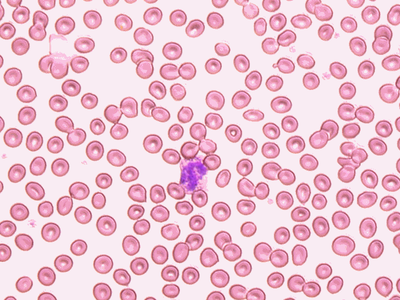
#> input picture Graph-Segmentation-First-Attempts/red_blood_cells.png, 400 x 300 px
$ jupyter execute ImageFiltering.ipynb
#> lines starting #> are read from the running program, lines starting #| are printed output that depends on the picture
# Image filtering #

In this notebook we present various ways of image filtering problem.

Importing proper modules

[cell 1]
from PIL import Image, ImageFilter
from skimage import io, filters
import numpy as np

Loading the test image. Feel free to try your own images.

[cell 2]
im = Image.open("red_blood_cells.png")
#> im is the input picture: PIL image 400x300 RGBA; mean R, G, B, A 239.1, 197.9, 212.8, 255
im

[cell 3]
im_arr = np.array(im)

### Let's try PIL filters ###

[cell 4]
f1 = im.filter(ImageFilter.CONTOUR)
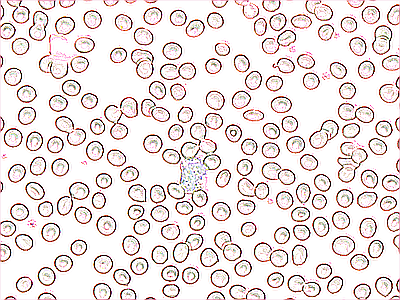
#> f1: PIL image 400x300 RGBA; mean R, G, B, A 234.2, 223.4, 222.6, 255
f1

[cell 5]
f2 = im.filter(ImageFilter.BLUR)
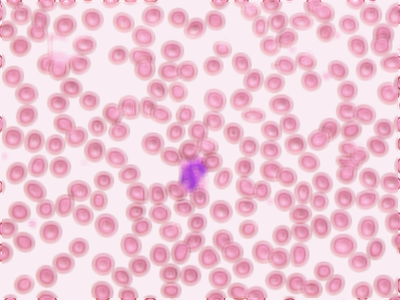
#> f2: PIL image 400x300 RGBA; mean R, G, B, A 239.1, 197.9, 212.8, 255
f2

[cell 6]
f3 = im.filter(ImageFilter.DETAIL)
f3

[cell 7]
f4 = im.filter(ImageFilter.EDGE_ENHANCE)
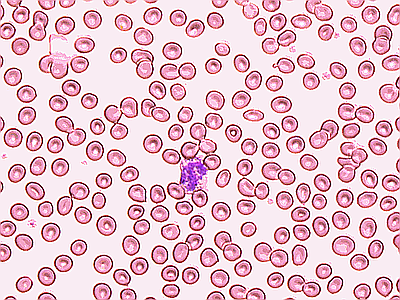
#> f4: PIL image 400x300 RGBA; mean R, G, B, A 231.4, 192.8, 205.4, 255
f4

[cell 8]
f5 = im.filter(ImageFilter.EDGE_ENHANCE_MORE)
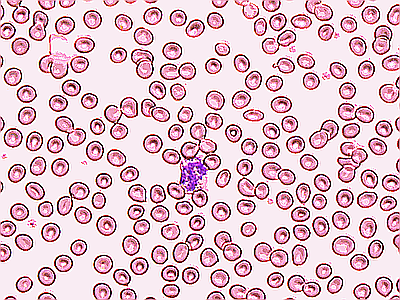
#> f5: PIL image 400x300 RGBA; mean R, G, B, A 224.3, 189.9, 201.7, 255
f5

[cell 9]
f6 = im.filter(ImageFilter.EMBOSS)
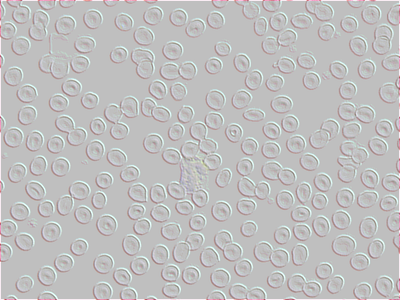
#> f6: PIL image 400x300 RGBA; mean R, G, B, A 129.3, 128.7, 128.9, 129.5; transparent parts drawn white
f6

[cell 10]
f7 = im.filter(ImageFilter.SMOOTH)
f7

[cell 11]
f8 = im.filter(ImageFilter.SMOOTH_MORE)
f8

[cell 12]
f9 = im.filter(ImageFilter.SHARPEN)
f9

### Skimage filters###

[cell 13]
f10 = filters.sobel(im_arr[:,:,1])
io.imshow(f10)
io.show()

[cell 14]
f11 = filters.gaussian(im_arr[:,:,1])
io.imshow(f11)
io.show()

[cell 15]
f12 = filters.median(im_arr[:,:,1])
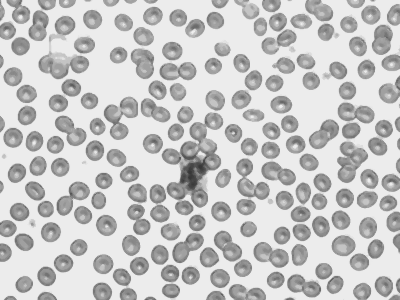
#> f12: shape (300, 400); min 56, max 239, mean 199.1
io.imshow(f12)
io.show()

[cell 16]
f13 = filters.scharr(im_arr[:,:,1])
io.imshow(f13)
io.show()

[cell 17]
f14 = filters.prewitt(im_arr[:,:,1])
io.imshow(f14)
io.show()

[cell 18]
f15 = filters.roberts(im_arr[:,:,1])
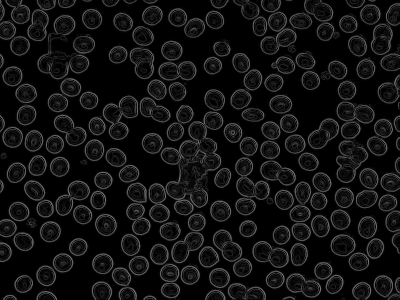
#> f15: shape (300, 400) float64; min 0, max 0.499, mean 0.069
io.imshow(f15)
io.show()

[cell 19]
f16 = filters.laplace(im_arr[:,:,1])
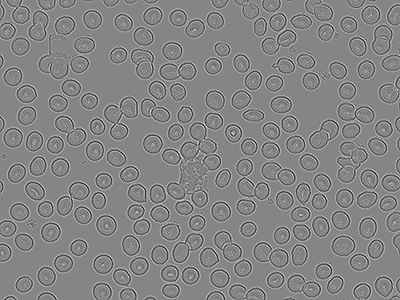
#> f16: shape (300, 400) float64; min -1.12, max 1.02, mean -8.92e-18; drawn with min black and max white
io.imshow(f16)
io.show()

[cell 20]
f17 = filters.frangi(im_arr[:,:,1])
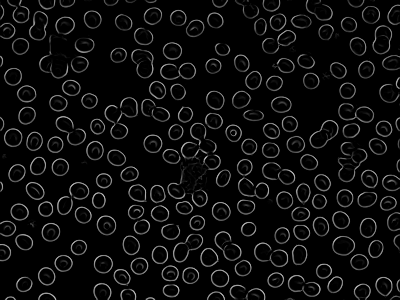
#> f17: shape (300, 400) float64; min 0, max 0.765, mean 0.0527
io.imshow(f17)
io.show()

[cell 21]
f18 = filters.hessian(im_arr[:,:,1])
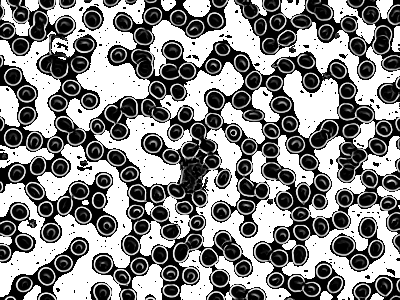
#> f18: shape (300, 400) float64; min 1.48e-323, max 1, mean 0.526
io.imshow(f18)
io.show()

$ run again, with Graph-Segmentation-First-Attempts/comp1.png copied over Graph-Segmentation-First-Attempts/red_blood_cells.png
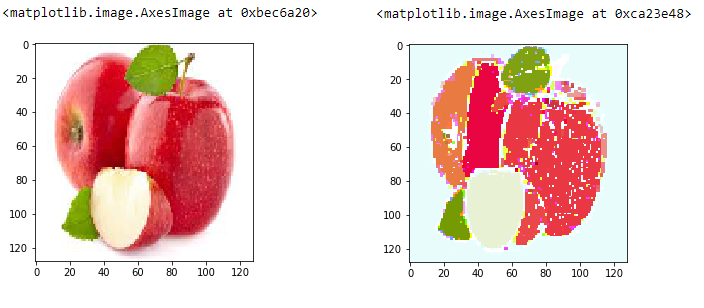
#> input picture Graph-Segmentation-First-Attempts/comp1.png, 704 x 308 px
#> im is the input picture: PIL image 704x308 RGBA; mean R, G, B, A 238, 213.3, 209.5, 255
#> `f17 = filters.frangi(im_arr[:,:,1])`:
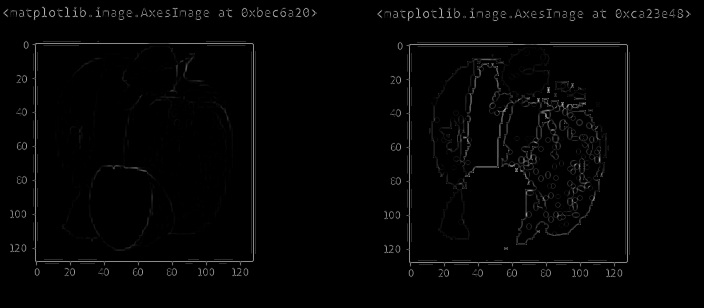
#> f17: shape (308, 704) float64; min 0, max 0.742, mean 0.0159
#> `f18 = filters.hessian(im_arr[:,:,1])`:
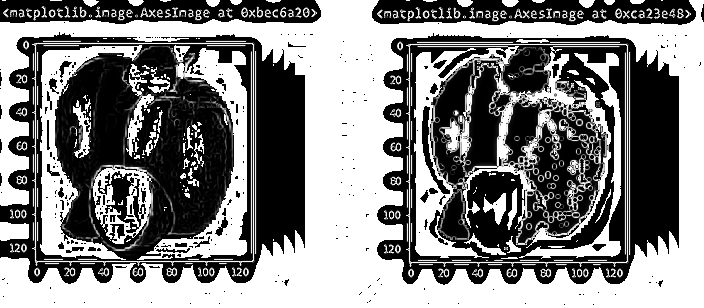
#> f18: shape (308, 704) float64; min 4.94e-324, max 1, mean 0.516

$ run again, with Graph-Segmentation-First-Attempts/comp2.png copied over Graph-Segmentation-First-Attempts/red_blood_cells.png
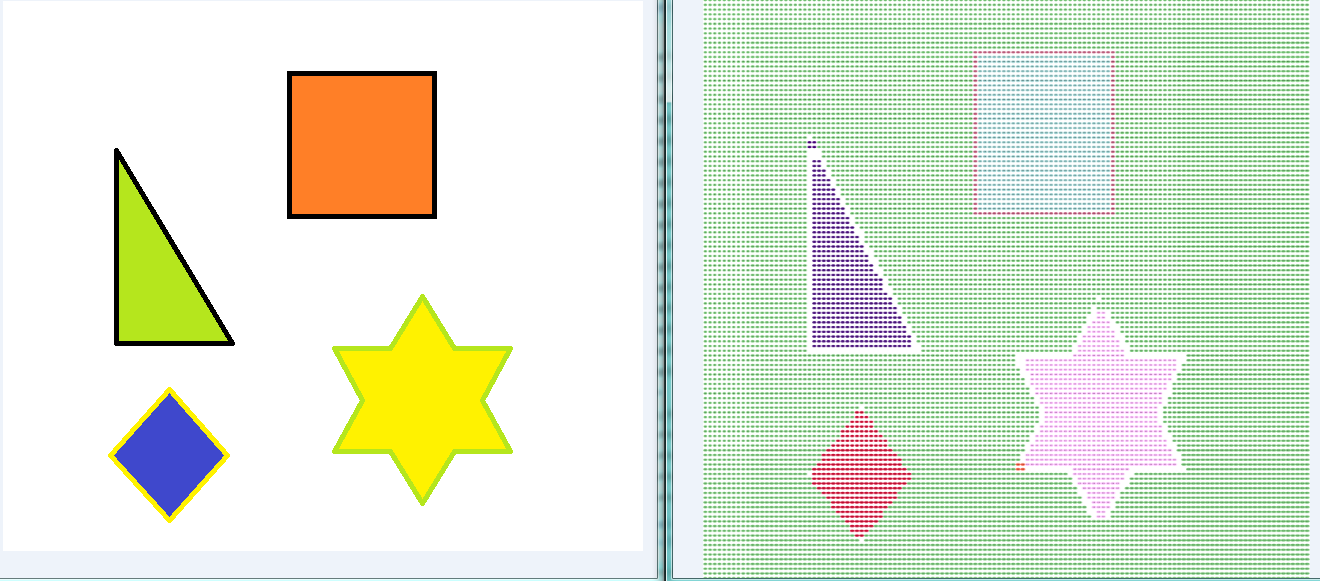
#> input picture Graph-Segmentation-First-Attempts/comp2.png, 1320 x 584 px
#> im is the input picture: PIL image 1320x584 RGBA; mean R, G, B, A 225.4, 233.1, 214, 255
#> `f18 = filters.hessian(im_arr[:,:,1])`:
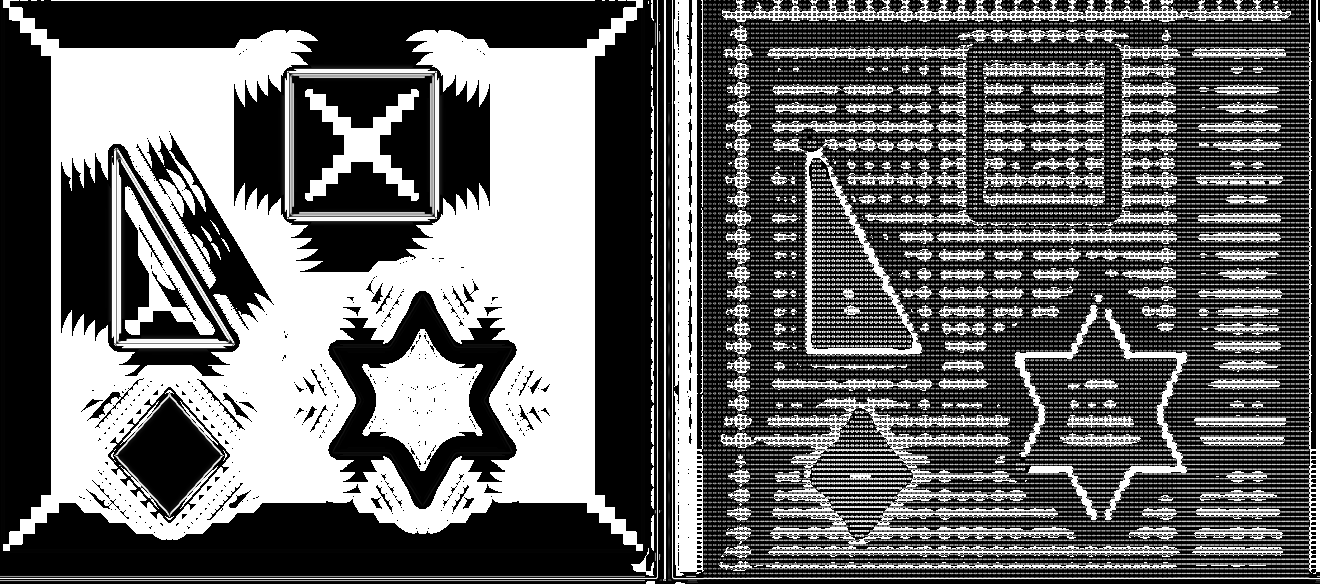
#> f18: shape (584, 1320) float64; min 4.94e-324, max 1, mean 0.412
